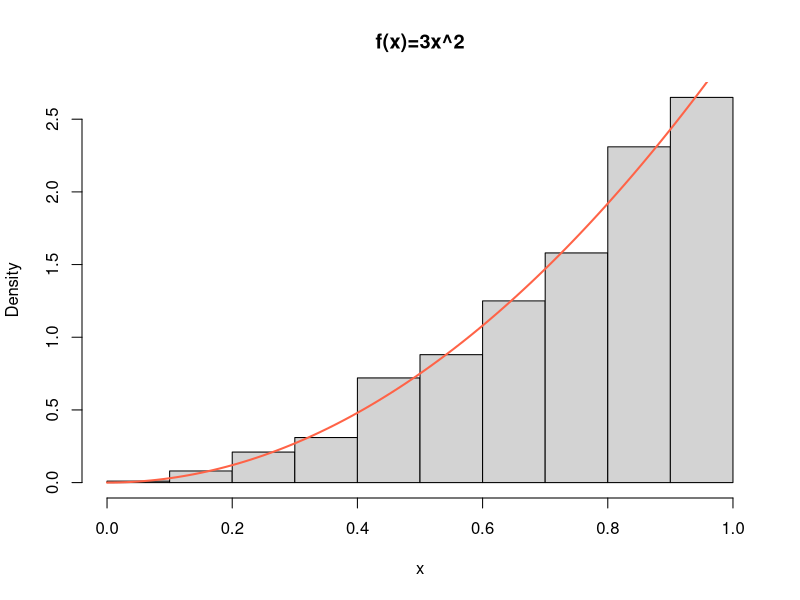

Write R code to recreate this figure.
## ---- chunk 1
knitr::opts_chunk$set(echo       = TRUE,
                      message    = FALSE,
                      warning    = FALSE,
                      out.width  = 800,
                      out.height = 600,
                      fig.align  = "center",
                      dev        = "ragg_png")
## ---- chunk 2
n <- 1000
u <- runif(n)
# 累積分布関数F(X)の逆関数F^-1(u)
x <- u^(1/3)
hist(x, prob = TRUE, main = bquote('f(x)=3x^2'))
y <- seq(0, 1, 0.01)
lines(y, 3*y^2, lwd = 2, xlab = "", ylab = "", col = 'tomato')
## ---- chunk 3
set.seed(1989)
x <- exp(rnorm(n = 10000, mean = 0, sd = 1))
# これがわからないとする
mean(x)
## ---- chunk 4
exp_normal_func <- function(p) exp(qnorm(p, mean = 0, sd = 1))
integrate(f = exp_normal_func, lower = 0, upper = 1)
